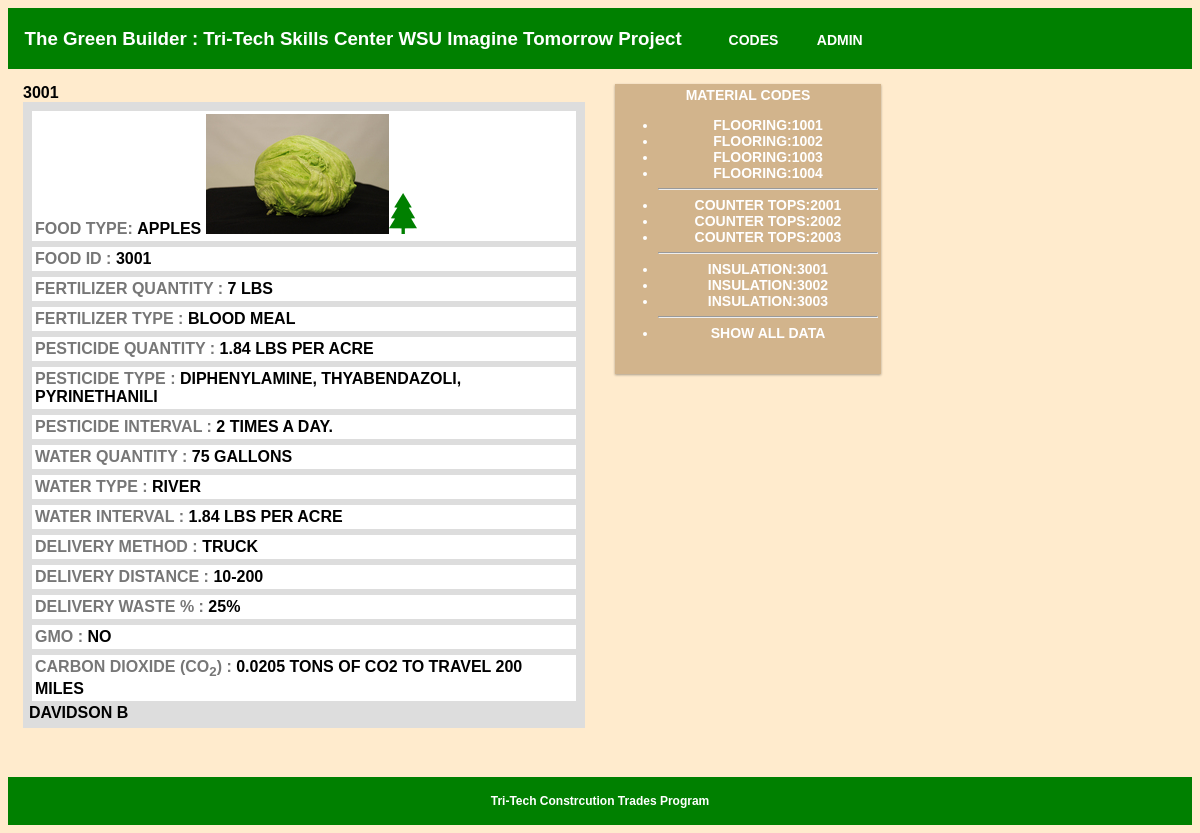
The page /index.php?id=3001 on the database its author committed.
### tables this page shows
CREATE TABLE IF NOT EXISTS `fooddata` (
  `last` varchar(64) NOT NULL,
  `first` varchar(1) NOT NULL,
  `food_type` varchar(16) NOT NULL,
  `food_id` varchar(16) NOT NULL,
  `fert_quantity` varchar(64) NOT NULL,
  `fert_type` varchar(64) NOT NULL,
  `pest_quantity` varchar(64) NOT NULL,
  `pest_type` varchar(64) NOT NULL,
  `pest_interval` varchar(64) NOT NULL,
  `water_quantity` varchar(64) NOT NULL,
  `water_type` varchar(64) NOT NULL,
  `water_interval` varchar(64) NOT NULL,
  `delivery_method` varchar(64) NOT NULL,
  `delivery_distance` varchar(64) NOT NULL,
  `delivery_waste` varchar(64) NOT NULL,
  `gmo` varchar(16) NOT NULL,
  `comments` text NOT NULL,
  `date_time` varchar(64) NOT NULL
);

### index.php (the view, shortened to what this page needs)
<!DOCTYPE html>
<html>
<head>
</head>
<body>
<div class="header">
<h3>&nbsp;&nbsp;&nbsp;The Green Builder : Tri-Tech Skills Center WSU Imagine Tomorrow Project
&nbsp;&nbsp;&nbsp;&nbsp;&nbsp;&nbsp;&nbsp;
<a href = "codes/"> CODES </a> &nbsp;&nbsp;&nbsp;&nbsp;&nbsp;&nbsp;<a href = "admin/"> ADMIN </a>
</h3>
</div>
<div class="row">
<div class="col-6 col-m-9">
	  <?php
	  echo $_GET['id'];
	  $idselected = $_GET['id'];
	  $photo = "photos/nophoto.png";
			$tree= "img/1tree.png";
		$connection = mysqli_connect($host,$dbuser,$dbpass);
		mysqli_select_db($connection,$dbname);
		$sql = "select * from food.fooddata where food_id = $idselected";
		$result = mysqli_query ($connection,$sql);
		echo "<div id = content>";
		while ($row = mysqli_fetch_row($result)){
			if (($row[3]) == 3001){$photo = "photos/lettuce.jpg"; $tree = "img/1tree.png";      }
			echo "<div class = dataoutline>";
				echo "<div class =label >FOOD TYPE: ";
					echo "<span style=color:#000;font-weight:bold>$row[2] </span><img src = $photo><img src = $tree></div>";
				echo "<div class =label >FOOD ID	: ";
					echo "<span style=color:#000;font-weight:bold>$row[3] </span></div>";
				echo "<div class =label >FERTILIZER QUANTITY : ";
					echo "<span style=color:#000;font-weight:bold>$row[4] </span></div>";
				echo "<div class =label >FERTILIZER TYPE : ";
					echo "<span style=color:#000;font-weight:bold>$row[5] </span></div>";
				echo "<div class =label >PESTICIDE QUANTITY : ";
					echo "<span style=color:#000;font-weight:bold>$row[6] </span></div>";
				echo "<div class =label >PESTICIDE TYPE : ";
					echo "<span style=color:#000;font-weight:bold>$row[7] </span></div>";
				echo "<div class =label >PESTICIDE INTERVAL : ";
					echo "<span style=color:#000;font-weight:bold>$row[8] </span></div>";
				echo "<div class =label >WATER QUANTITY  : ";
					echo "<span style=color:#000;font-weight:bold>$row[9] </span></div>";
				echo "<div class =label >WATER TYPE : ";
					echo "<span style=color:#000;font-weight:bold>$row[10] </span></div>";
				echo "<div class =label >WATER INTERVAL : ";
					echo "<span style=color:#000;font-weight:bold>$row[11] </span></div>";
				echo "<div class =label >DELIVERY METHOD  : ";
					echo "<span style=color:#000;font-weight:bold>$row[12] </span></div>";
				echo "<div class =label >DELIVERY DISTANCE  : ";
					echo "<span style=color:#000;font-weight:bold>$row[13] </span></div>";
				echo "<div class =label >DELIVERY WASTE % : ";
					echo "<span style=color:#000;font-weight:bold>$row[14] </span></div>";
				echo "<div class =label >GMO  :  ";
					echo "<span style=color:#000;font-weight:bold>$row[15] </span></div>";
				echo "<div class =label >CARBON DIOXIDE (CO<sub>2</sub>) : ";
					echo "<span style=color:#000;font-weight:bold>$row[16] </span></div>";
				echo "$row[0] $row[1]";
				echo "</div><br />";
		}
	echo "</div>";
?>
 </div>
<div class="col-3 col-m-12">
  <div class="aside">
MATERIAL CODES<br />
 <ul>
	 <li><a href= "index.php?id=1001" class= "menu">FLOORING:1001</a> </li>
	<li><a href= "index.php?id=1002" class= "menu">FLOORING:1002</a> </li>
	<li><a href= "index.php?id=1003" class= "menu">FLOORING:1003</a> </li>
	<li><a href= "index.php?id=1004" class= "menu">FLOORING:1004</a> </li>
	<hr />
	<li><a href= "index.php?id=2001" class= "menu">COUNTER TOPS:2001</a> </li>
	<li><a href= "index.php?id=2002" class= "menu">COUNTER TOPS:2002</a> </li>
	<li><a href= "index.php?id=2003" class= "menu">COUNTER TOPS:2003</a> </li>
	<hr />
	<li><a href= "index.php?id=3001" class= "menu">INSULATION:3001</a> </li>
	<li><a href= "index.php?id=3002" class= "menu">INSULATION:3002</a> </li>
	<li><a href= "index.php?id=3003" class= "menu">INSULATION:3003</a> </li>
	<hr />
	<li><a href= "selectall.php" class= "menu">SHOW ALL DATA</a> </li>
  </ul>
  <br />
  </div>
</div>
</div>
<div class="footer">
  <p> Tri-Tech Constrcution Trades Program</p>
</div>
</body>
</html>

### index.php (style rules this page uses)
* { box-sizing: border-box; }
.row::after { content: ""; clear: both; display: table; }
[class*="col-"] { float: left; padding: 15px; }
body { background-color: #FFEBCD; }
html { font-family: Arial, Helvetica, sans-serif; font-weight: 900; }
.header { background-color: #008000; color: #ffffff; padding: 1px; }
a { font-family: Arial, Helvetica, sans-serif; color: #fff; font-size: 14px; font-weight: 900; text-decoration: none; }
.aside { background-color: #D2B48C; padding: 3px; color: #ffffff; text-align: center; font-weight: 900; font-size: 14px; box-shadow: 0 1px 3px rgba(0,0,0,0.12), 0 1px 2px rgba(0,0,0,0.24); }
.footer { background-color: #008000; color: #ffffff; text-align: center; font-size: 12px; padding: 5px; }
[class*="col-"] { width: 100%; }
div.label { background-color:#fff; color: #777; border-style: solid; border-color: #ddd #ddd; padding: 3px; }
div.dataoutline { background-color:#ddd; color: #000; border-style: solid; border-color: #ddd #ddd; padding: 3px; }
@media only screen and (min-width: 600px) { .col-m-9 { width: 75%; } }
@media only screen and (min-width: 600px) { .col-m-12 { width: 100%; } }
@media only screen and (min-width: 768px) { .col-3 { width: 25%; } }
@media only screen and (min-width: 768px) { .col-6 { width: 50%; } }
@media only screen and (min-width: 768px) { sub { vertical-align: sub; font-size: smaller; } }

### rows shown on the page
fooddata: food_type "APPLES", food_id "3001", fert_quantity "7 LBS", fert_type "BLOOD MEAL", pest_quantity "1.84 LBS PER ACRE", pest_type "DIPHENYLAMINE, THYABENDAZOLI, PYRINETHANILI", pest_interval "2 TIMES A DAY.", water_quantity "75 GALLONS", water_type "RIVER", water_interval "1.84 LBS PER ACRE", delivery_method "TRUCK", delivery_distance "10-200", delivery_waste "25%", gmo "NO", comments "0.0205 TONS OF CO2 TO TRAVEL 200 MILES", last "DAVIDSON", first "B"

### other values the page prints
$_GET['id'] "3001"
